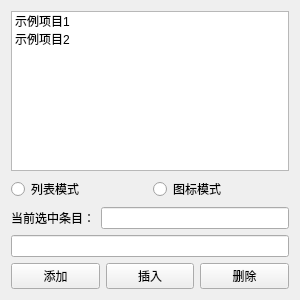
<?xml version="1.0" encoding="UTF-8"?>
<ui version="4.0">
 <class>QListWidgetDemo</class>
 <widget class="QWidget" name="QListWidgetDemo">
  <property name="geometry">
   <rect>
    <x>0</x>
    <y>0</y>
    <width>300</width>
    <height>300</height>
   </rect>
  </property>
  <property name="windowTitle">
   <string>QListWidgetDemo</string>
  </property>
  <layout class="QVBoxLayout" name="verticalLayout">
   <item>
    <widget class="QListWidget" name="lstwgt_Province">
     <item>
      <property name="text">
       <string>示例项目1</string>
      </property>
      <property name="icon">
       <iconset>
        <selectedoff>:/icon/qt_256.ico</selectedoff>
        <selectedon>:/icon/qt_256.ico</selectedon>
       </iconset>
      </property>
     </item>
     <item>
      <property name="text">
       <string>示例项目2</string>
      </property>
      <property name="icon">
       <iconset>
        <selectedoff>:/icon/qt_256.ico</selectedoff>
        <selectedon>:/icon/qt_256.ico</selectedon>
       </iconset>
      </property>
     </item>
    </widget>
   </item>
   <item>
    <layout class="QHBoxLayout" name="horizontalLayout">
     <item>
      <widget class="QRadioButton" name="rbtn_ListMode">
       <property name="text">
        <string>列表模式</string>
       </property>
      </widget>
     </item>
     <item>
      <widget class="QRadioButton" name="rbtn_IconMode">
       <property name="text">
        <string>图标模式</string>
       </property>
      </widget>
     </item>
    </layout>
   </item>
   <item>
    <layout class="QHBoxLayout" name="horizontalLayout_2">
     <item>
      <widget class="QLabel" name="label">
       <property name="text">
        <string>当前选中条目：</string>
       </property>
      </widget>
     </item>
     <item>
      <widget class="QLineEdit" name="le_CurrentItem"/>
     </item>
    </layout>
   </item>
   <item>
    <widget class="QLineEdit" name="le_Input"/>
   </item>
   <item>
    <layout class="QHBoxLayout" name="horizontalLayout_3">
     <item>
      <widget class="QPushButton" name="pbtn_Add">
       <property name="text">
        <string>添加</string>
       </property>
      </widget>
     </item>
     <item>
      <widget class="QPushButton" name="pbtn_Insert">
       <property name="text">
        <string>插入</string>
       </property>
      </widget>
     </item>
     <item>
      <widget class="QPushButton" name="pbtn_Delete">
       <property name="text">
        <string>删除</string>
       </property>
      </widget>
     </item>
    </layout>
   </item>
  </layout>
 </widget>
 <resources/>
 <connections/>
</ui>
